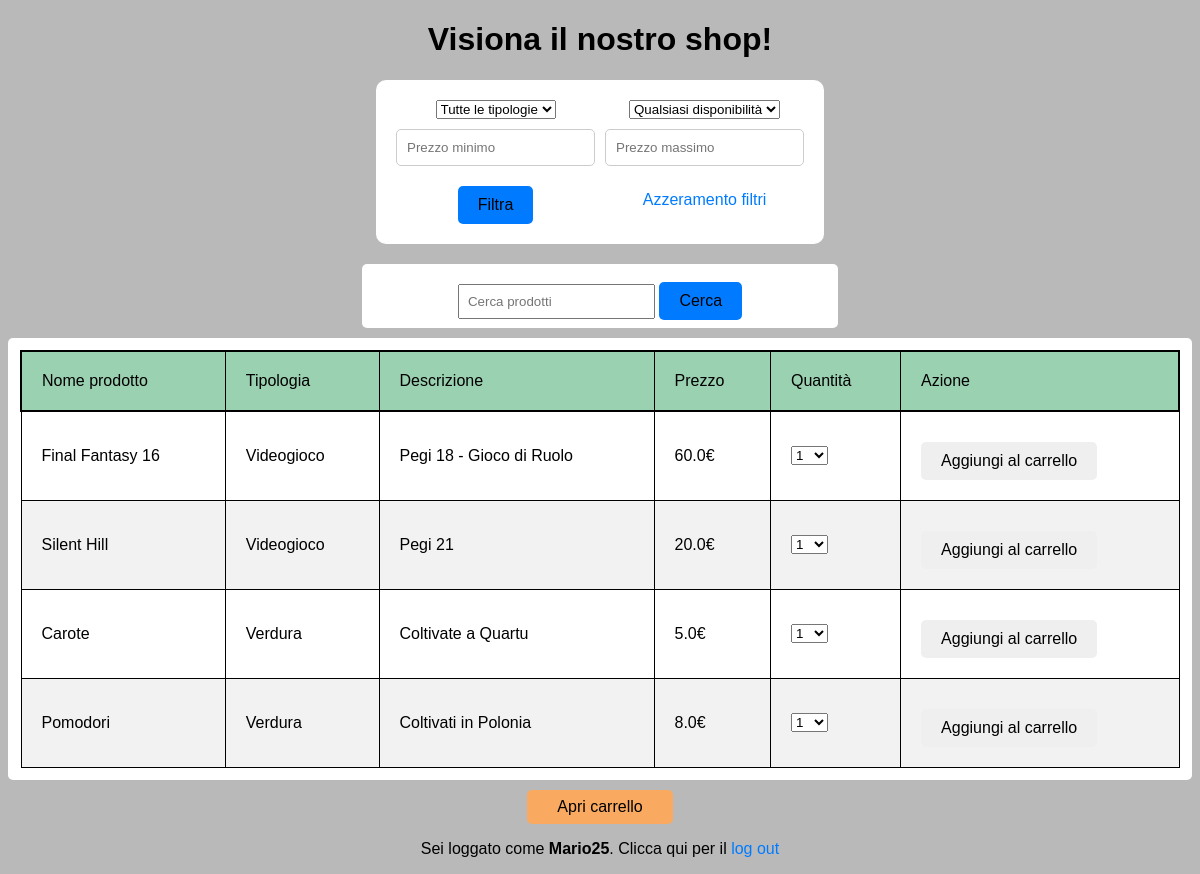
/vetrina/ (signed in), run on the app's committed database.
### utente/models.py (models this page shows, shortened)
class Prodotto(models.Model):
    pezzi_venduti = models.PositiveIntegerField(default=0)
    disponibilita = models.PositiveIntegerField(default=100)
    nome = models.CharField(max_length=30, unique=True)
    codice_seriale = models.IntegerField(unique=True, default=0, primary_key=True)
    tipologia = models.CharField(max_length=30)
    descrizione = models.TextField(default="")
    prezzo = models.FloatField(default=0.0, validators=[MinValueValidator(0)])
    vetrina = models.ForeignKey(Vetrina, on_delete=models.PROTECT, null=True, default="Vetrina")
    resoconto_vendite = models.ForeignKey(ResocontoVendite, on_delete=models.PROTECT, null=True, default="Resoconto")
    class Meta:
        verbose_name_plural = "Prodotti"

class Utente(AbstractUser):
    email = models.EmailField(max_length=30, unique=True)
    class Meta:
        verbose_name_plural = "Utenti"

### vetrine/views.py (the view)
# urls.py: path('vetrina/', vetrine.views.vetrina_cliente_view, name='vetrina'),
@login_required
@user_passes_test(lambda u: not u.is_superuser)
def vetrina_cliente_view(request):
    context = carica_vetrina(request, get_object_or_404(Vetrina))
    context['form_quantita'] = QuantitaProdottoVetrina()
    return render(request, "vetrine/vetrina.html", context=context)

### utente/forms/forms_ordini.py
class QuantitaProdottoVetrina(forms.Form):
    quantita_acquisto = forms.ChoiceField(label="", choices=[(str(i), str(i)) for i in range(1, 11)])

### vetrine/models.py (called while the page is built)
    @staticmethod
    def ricerca_prodotto(request, elenco_prodotti):
        search_query = request.GET.get('search_query')
        if search_query:
            elenco_prodotti = elenco_prodotti.filter(
                Q(nome__icontains=search_query) | Q(descrizione__icontains=search_query))
        return elenco_prodotti

    @staticmethod
    def azzera_filtri(request, elenco_prodotti):
        reset_filters = request.GET.get('reset_filters')
        if reset_filters:
            elenco_prodotti = get_object_or_404(Vetrina).prodotto_set.all()
        return elenco_prodotti

### templates/vetrine/vetrina.html (shortened to what this page needs)
{% extends 'base.html' %}
{% load static %}
{% block head %}
    <head>
        <link rel="stylesheet" type="text/css" href="{% static '/css/vetrinaAdmin.css' %}">
    </head>
{% endblock head %}
    {% block content %}
        <h1>Visiona il nostro shop!</h1>
        <div class="centerFiltri">
        <form name="form_filtri" class="filtri" method="GET">
            <select name="tipologia">
                <option value="" selected>Tutte le tipologie</option>
            </select>
            <select name="disponibilita">
                <option value="" selected>Qualsiasi disponibilità</option>
            </select>
            <input type="number" name="prezzo_min" placeholder="Prezzo minimo" value="{{ request.GET.prezzo_min }}">
            <input type="number" name="prezzo_max" placeholder="Prezzo massimo" value="{{ request.GET.prezzo_max }}">
            <button id="filter_button" type="submit">Filtra</button>
            <a href="?reset_filters=true">Azzeramento filtri</a>
        </form>
    </div>
        <div class="centerSearch">
        <form class="formSearch" method="GET">
            <input type="text" name="search_query" placeholder="Cerca prodotti" value="{{ request.GET.search_query }}">
            <button id="search_button" type="submit">Cerca</button>
        </form>
    </div>
        <div class="centerTable cliente">
          <table>
              <thead>
                 <tr>
                     <td>Nome prodotto</td>
                     <td>Tipologia</td>
                     <td>Descrizione</td>
                     <td>Prezzo</td>
                     <td>Quantità</td>
                     <td>Azione</td>
                 </tr>
              </thead>
              <tbody>
                {% for item in elenco_prodotti %}
                    <form action="{%  url 'aggiungi_al_carrello' item.codice_seriale %}" method="POST">
                        <tr class="shop_product" id="{{ item.nome }}">
                            <td class="shop_nome">{{ item.nome }}</td>
                            <td class="shop_tipologia">{{ item.tipologia }}</td>
                            <td>{{ item.descrizione }}</td>
                            <td class="shop_prezzo">{{ item.prezzo }}€</td>
                            <td>
                                <label for="quantita_acquisto">
                                    {{ form_quantita.as_div }}
                                </label>
                            </td>
                            <td>
                                <button name="add_product" type="submit" {% if item in carrello %} disabled {% endif %}>{% if item not in carrello %}Aggiungi al carrello{% else %}Già nel carrello{% endif %}</button>
                            </td>
                        </tr>
                    </form>
                {% endfor %}
              </tbody>
          </table>
        </div>
        <div>
            <button class="fakeButton" id="cart_button" onclick="window.location.href='{% url 'carrello' %}'">Apri carrello</button>
        </div>
    {% endblock content %}

### templates/base.html (shortened to what this page needs)
{% load static %}
<!DOCTYPE html>
<html lang="it">
    {% block head %}{% endblock head %}
    <body>
          {% block content %}{% endblock content %}
          {% if user.is_authenticated %}
                <p>Sei loggato come <b id="logged_user">{{ request.user }}</b>. Clicca qui per il <a id="logout_button" href="{% url 'logout' %}">log out</a></p>
          {% endif %}
    </body>
</html>

### vetrine/static/css/vetrinaAdmin.css (style rules this page uses)
body { background-color: #b9b9b9; font-family: Arial, sans-serif; text-align: center; }
a { color: #007bff; text-decoration: none; }
.centerFiltri { display: flex; justify-content: center; }
.centerSearch { display: flex; justify-content: center; align-items: center; }
.formSearch { background-color: white; padding: 8px 96px; border-radius: 5px; }
.formSearch input { padding: 8px; }
.filtri { display: grid; grid-template-columns: repeat(2, 1fr); grid-gap: 10px; background-color: #ffffff; border-radius: 10px; padding: 20px; margin-bottom: 20px; align-items: center; max-width: 450px; justify-items: center; }
.filtri input { padding: 10px; border: 1px solid #ccc; border-radius: 5px; }
.centerTable { padding: 12px; background-color: white; border-radius: 5px; margin-top: 10px; }
table { border-collapse: collapse; width: 100%; }
thead { background-color: #7d76ff; color: black; border: 2px solid black; }
.cliente thead, table#prodotti_carrello thead { background-color: #9AD1B1; }
th, td { text-align: left; padding: 20px; border: 1px solid black; border-radius: 2px; }
tr:nth-child(even) { background-color: #f2f2f2; }
button { padding: 10px 20px; border: none; cursor: pointer; font-size: 16px; margin-top: 10px; border-radius: 5px; }
.filtri button[type="submit"], .formSearch button[type="submit"] { background-color: #007bff; color: black; border-radius: 5px; }
.fakeButton { background-color: #F9AA60; color: black; margin-top: 10px; padding: 8px 30px; }

### data on the page
Prodotto: nome "Final Fantasy 16", tipologia "Videogioco", descrizione "Pegi 18 - Gioco di Ruolo", prezzo "60.0"
Prodotto: nome "Silent Hill", tipologia "Videogioco", descrizione "Pegi 21", prezzo "20.0"
Prodotto: nome "Carote", tipologia "Verdura", descrizione "Coltivate a Quartu", prezzo "5.0"
Prodotto: nome "Pomodori", tipologia "Verdura", descrizione "Coltivati in Polonia", prezzo "8.0"
Utente: user "Mario25"
